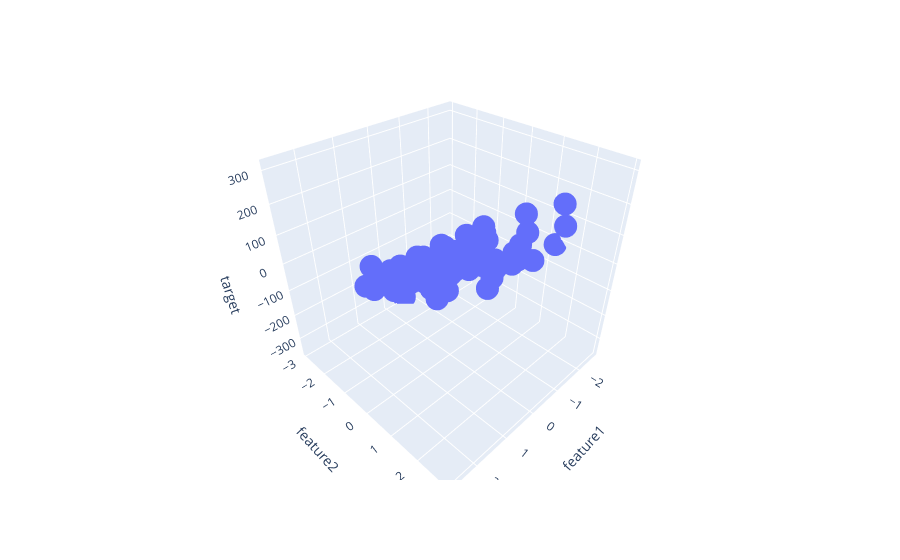

Source (notebook cell):
### Markdown cell above
#### we have created a dataset which is having 100 rows and 3 columnn - 2 inputs and 1 output

### Code cell
px.scatter_3d(df, x="feature1", y="feature2", z="target")
